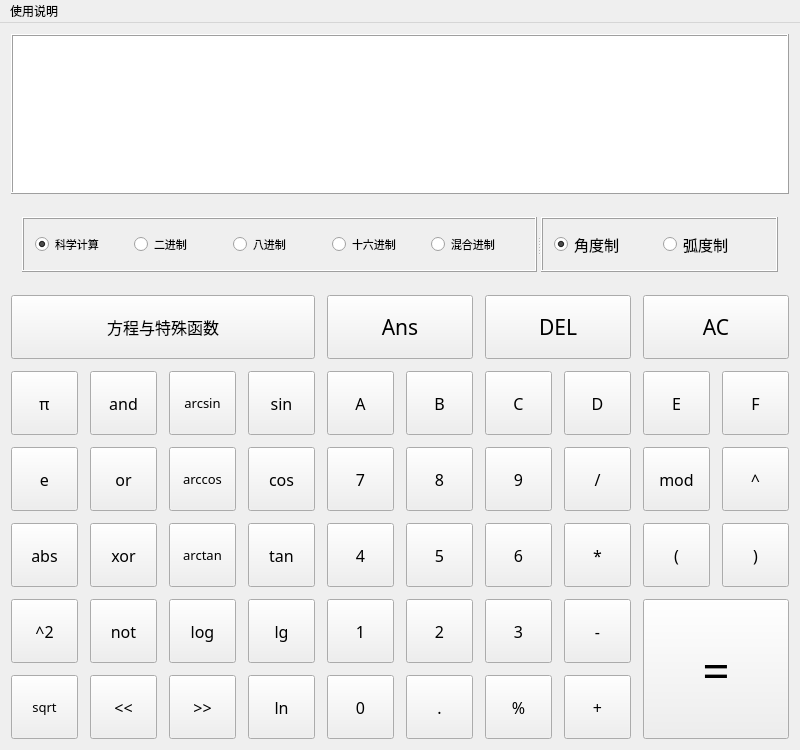
<?xml version="1.0" encoding="UTF-8"?>
<ui version="4.0">
 <class>CalculatorFX</class>
 <widget class="QMainWindow" name="CalculatorFX">
  <property name="geometry">
   <rect>
    <x>0</x>
    <y>0</y>
    <width>800</width>
    <height>750</height>
   </rect>
  </property>
  <property name="sizePolicy">
   <sizepolicy hsizetype="Expanding" vsizetype="Expanding">
    <horstretch>0</horstretch>
    <verstretch>0</verstretch>
   </sizepolicy>
  </property>
  <property name="minimumSize">
   <size>
    <width>800</width>
    <height>750</height>
   </size>
  </property>
  <property name="windowTitle">
   <string>CalculatorFX</string>
  </property>
  <widget class="QWidget" name="centralWidget">
   <property name="sizePolicy">
    <sizepolicy hsizetype="Expanding" vsizetype="Expanding">
     <horstretch>0</horstretch>
     <verstretch>0</verstretch>
    </sizepolicy>
   </property>
   <layout class="QGridLayout" name="gridLayout">
    <property name="spacing">
     <number>12</number>
    </property>
    <item row="2" column="4" colspan="2">
     <widget class="QPushButton" name="pBtn_Ans">
      <property name="sizePolicy">
       <sizepolicy hsizetype="Expanding" vsizetype="Expanding">
        <horstretch>0</horstretch>
        <verstretch>0</verstretch>
       </sizepolicy>
      </property>
      <property name="minimumSize">
       <size>
        <width>70</width>
        <height>25</height>
       </size>
      </property>
      <property name="font">
       <font>
        <family>微软雅黑</family>
        <pointsize>16</pointsize>
       </font>
      </property>
      <property name="text">
       <string>Ans</string>
      </property>
     </widget>
    </item>
    <item row="2" column="8" colspan="2">
     <widget class="QPushButton" name="pBtn_AC">
      <property name="sizePolicy">
       <sizepolicy hsizetype="Expanding" vsizetype="Expanding">
        <horstretch>0</horstretch>
        <verstretch>0</verstretch>
       </sizepolicy>
      </property>
      <property name="minimumSize">
       <size>
        <width>70</width>
        <height>25</height>
       </size>
      </property>
      <property name="font">
       <font>
        <family>微软雅黑</family>
        <pointsize>16</pointsize>
       </font>
      </property>
      <property name="text">
       <string>AC</string>
      </property>
     </widget>
    </item>
    <item row="3" column="2">
     <widget class="QPushButton" name="pBtn_arcsin">
      <property name="sizePolicy">
       <sizepolicy hsizetype="Expanding" vsizetype="Expanding">
        <horstretch>0</horstretch>
        <verstretch>0</verstretch>
       </sizepolicy>
      </property>
      <property name="minimumSize">
       <size>
        <width>35</width>
        <height>25</height>
       </size>
      </property>
      <property name="font">
       <font>
        <family>微软雅黑</family>
        <pointsize>10</pointsize>
       </font>
      </property>
      <property name="text">
       <string>arcsin</string>
      </property>
     </widget>
    </item>
    <item row="3" column="4">
     <widget class="QPushButton" name="pBtn_A">
      <property name="sizePolicy">
       <sizepolicy hsizetype="Expanding" vsizetype="Expanding">
        <horstretch>0</horstretch>
        <verstretch>0</verstretch>
       </sizepolicy>
      </property>
      <property name="minimumSize">
       <size>
        <width>35</width>
        <height>25</height>
       </size>
      </property>
      <property name="font">
       <font>
        <family>微软雅黑</family>
        <pointsize>12</pointsize>
       </font>
      </property>
      <property name="text">
       <string>A</string>
      </property>
     </widget>
    </item>
    <item row="3" column="6">
     <widget class="QPushButton" name="pBtn_C">
      <property name="sizePolicy">
       <sizepolicy hsizetype="Expanding" vsizetype="Expanding">
        <horstretch>0</horstretch>
        <verstretch>0</verstretch>
       </sizepolicy>
      </property>
      <property name="minimumSize">
       <size>
        <width>35</width>
        <height>25</height>
       </size>
      </property>
      <property name="font">
       <font>
        <family>微软雅黑</family>
        <pointsize>12</pointsize>
       </font>
      </property>
      <property name="text">
       <string>C</string>
      </property>
     </widget>
    </item>
    <item row="3" column="1">
     <widget class="QPushButton" name="pBtn_and">
      <property name="sizePolicy">
       <sizepolicy hsizetype="Expanding" vsizetype="Expanding">
        <horstretch>0</horstretch>
        <verstretch>0</verstretch>
       </sizepolicy>
      </property>
      <property name="minimumSize">
       <size>
        <width>35</width>
        <height>25</height>
       </size>
      </property>
      <property name="font">
       <font>
        <family>微软雅黑</family>
        <pointsize>12</pointsize>
       </font>
      </property>
      <property name="text">
       <string>and</string>
      </property>
     </widget>
    </item>
    <item row="3" column="3">
     <widget class="QPushButton" name="pBtn_sin">
      <property name="sizePolicy">
       <sizepolicy hsizetype="Expanding" vsizetype="Expanding">
        <horstretch>0</horstretch>
        <verstretch>0</verstretch>
       </sizepolicy>
      </property>
      <property name="minimumSize">
       <size>
        <width>35</width>
        <height>25</height>
       </size>
      </property>
      <property name="font">
       <font>
        <family>微软雅黑</family>
        <pointsize>12</pointsize>
       </font>
      </property>
      <property name="text">
       <string>sin</string>
      </property>
     </widget>
    </item>
    <item row="3" column="8">
     <widget class="QPushButton" name="pBtn_E">
      <property name="sizePolicy">
       <sizepolicy hsizetype="Expanding" vsizetype="Expanding">
        <horstretch>0</horstretch>
        <verstretch>0</verstretch>
       </sizepolicy>
      </property>
      <property name="minimumSize">
       <size>
        <width>35</width>
        <height>25</height>
       </size>
      </property>
      <property name="font">
       <font>
        <family>微软雅黑</family>
        <pointsize>12</pointsize>
       </font>
      </property>
      <property name="text">
       <string>E</string>
      </property>
     </widget>
    </item>
    <item row="3" column="9">
     <widget class="QPushButton" name="pBtn_F">
      <property name="sizePolicy">
       <sizepolicy hsizetype="Expanding" vsizetype="Expanding">
        <horstretch>0</horstretch>
        <verstretch>0</verstretch>
       </sizepolicy>
      </property>
      <property name="minimumSize">
       <size>
        <width>35</width>
        <height>25</height>
       </size>
      </property>
      <property name="font">
       <font>
        <family>微软雅黑</family>
        <pointsize>12</pointsize>
       </font>
      </property>
      <property name="text">
       <string>F</string>
      </property>
     </widget>
    </item>
    <item row="3" column="7">
     <widget class="QPushButton" name="pBtn_D">
      <property name="sizePolicy">
       <sizepolicy hsizetype="Expanding" vsizetype="Expanding">
        <horstretch>0</horstretch>
        <verstretch>0</verstretch>
       </sizepolicy>
      </property>
      <property name="minimumSize">
       <size>
        <width>35</width>
        <height>25</height>
       </size>
      </property>
      <property name="font">
       <font>
        <family>微软雅黑</family>
        <pointsize>12</pointsize>
       </font>
      </property>
      <property name="text">
       <string>D</string>
      </property>
     </widget>
    </item>
    <item row="4" column="1">
     <widget class="QPushButton" name="pBtn_or">
      <property name="sizePolicy">
       <sizepolicy hsizetype="Expanding" vsizetype="Expanding">
        <horstretch>0</horstretch>
        <verstretch>0</verstretch>
       </sizepolicy>
      </property>
      <property name="minimumSize">
       <size>
        <width>35</width>
        <height>25</height>
       </size>
      </property>
      <property name="font">
       <font>
        <family>微软雅黑</family>
        <pointsize>12</pointsize>
       </font>
      </property>
      <property name="text">
       <string>or</string>
      </property>
     </widget>
    </item>
    <item row="3" column="5">
     <widget class="QPushButton" name="pBtn_B">
      <property name="sizePolicy">
       <sizepolicy hsizetype="Expanding" vsizetype="Expanding">
        <horstretch>0</horstretch>
        <verstretch>0</verstretch>
       </sizepolicy>
      </property>
      <property name="minimumSize">
       <size>
        <width>35</width>
        <height>25</height>
       </size>
      </property>
      <property name="font">
       <font>
        <family>微软雅黑</family>
        <pointsize>12</pointsize>
       </font>
      </property>
      <property name="text">
       <string>B</string>
      </property>
     </widget>
    </item>
    <item row="2" column="0" colspan="4">
     <widget class="QToolButton" name="tBtn_function">
      <property name="sizePolicy">
       <sizepolicy hsizetype="Expanding" vsizetype="Expanding">
        <horstretch>0</horstretch>
        <verstretch>0</verstretch>
       </sizepolicy>
      </property>
      <property name="minimumSize">
       <size>
        <width>105</width>
        <height>25</height>
       </size>
      </property>
      <property name="font">
       <font>
        <family>微软雅黑</family>
        <pointsize>12</pointsize>
       </font>
      </property>
      <property name="text">
       <string>方程与特殊函数</string>
      </property>
      <property name="popupMode">
       <enum>QToolButton::InstantPopup</enum>
      </property>
      <property name="toolButtonStyle">
       <enum>Qt::ToolButtonTextOnly</enum>
      </property>
      <property name="autoRaise">
       <bool>false</bool>
      </property>
      <property name="arrowType">
       <enum>Qt::DownArrow</enum>
      </property>
     </widget>
    </item>
    <item row="4" column="2">
     <widget class="QPushButton" name="pBtn_arccos">
      <property name="sizePolicy">
       <sizepolicy hsizetype="Expanding" vsizetype="Expanding">
        <horstretch>0</horstretch>
        <verstretch>0</verstretch>
       </sizepolicy>
      </property>
      <property name="minimumSize">
       <size>
        <width>35</width>
        <height>25</height>
       </size>
      </property>
      <property name="font">
       <font>
        <family>微软雅黑</family>
        <pointsize>10</pointsize>
       </font>
      </property>
      <property name="text">
       <string>arccos</string>
      </property>
     </widget>
    </item>
    <item row="4" column="3">
     <widget class="QPushButton" name="pBtn_cos">
      <property name="sizePolicy">
       <sizepolicy hsizetype="Expanding" vsizetype="Expanding">
        <horstretch>0</horstretch>
        <verstretch>0</verstretch>
       </sizepolicy>
      </property>
      <property name="minimumSize">
       <size>
        <width>35</width>
        <height>25</height>
       </size>
      </property>
      <property name="font">
       <font>
        <family>微软雅黑</family>
        <pointsize>12</pointsize>
       </font>
      </property>
      <property name="text">
       <string>cos</string>
      </property>
     </widget>
    </item>
    <item row="2" column="6" colspan="2">
     <widget class="QPushButton" name="pBtn_DEL">
      <property name="sizePolicy">
       <sizepolicy hsizetype="Expanding" vsizetype="Expanding">
        <horstretch>0</horstretch>
        <verstretch>0</verstretch>
       </sizepolicy>
      </property>
      <property name="minimumSize">
       <size>
        <width>70</width>
        <height>25</height>
       </size>
      </property>
      <property name="font">
       <font>
        <family>微软雅黑</family>
        <pointsize>16</pointsize>
       </font>
      </property>
      <property name="text">
       <string>DEL</string>
      </property>
     </widget>
    </item>
    <item row="3" column="0">
     <widget class="QPushButton" name="pBtn_pi">
      <property name="sizePolicy">
       <sizepolicy hsizetype="Expanding" vsizetype="Expanding">
        <horstretch>0</horstretch>
        <verstretch>0</verstretch>
       </sizepolicy>
      </property>
      <property name="minimumSize">
       <size>
        <width>35</width>
        <height>25</height>
       </size>
      </property>
      <property name="font">
       <font>
        <family>微软雅黑</family>
        <pointsize>12</pointsize>
       </font>
      </property>
      <property name="text">
       <string>π</string>
      </property>
     </widget>
    </item>
    <item row="4" column="0">
     <widget class="QPushButton" name="pBtn_e">
      <property name="sizePolicy">
       <sizepolicy hsizetype="Expanding" vsizetype="Expanding">
        <horstretch>0</horstretch>
        <verstretch>0</verstretch>
       </sizepolicy>
      </property>
      <property name="minimumSize">
       <size>
        <width>35</width>
        <height>25</height>
       </size>
      </property>
      <property name="font">
       <font>
        <family>微软雅黑</family>
        <pointsize>12</pointsize>
        <italic>false</italic>
       </font>
      </property>
      <property name="text">
       <string>e</string>
      </property>
     </widget>
    </item>
    <item row="4" column="4">
     <widget class="QPushButton" name="pBtn_7">
      <property name="sizePolicy">
       <sizepolicy hsizetype="Expanding" vsizetype="Expanding">
        <horstretch>0</horstretch>
        <verstretch>0</verstretch>
       </sizepolicy>
      </property>
      <property name="minimumSize">
       <size>
        <width>35</width>
        <height>25</height>
       </size>
      </property>
      <property name="font">
       <font>
        <family>微软雅黑</family>
        <pointsize>12</pointsize>
       </font>
      </property>
      <property name="text">
       <string>7</string>
      </property>
     </widget>
    </item>
    <item row="6" column="8" rowspan="2" colspan="2">
     <widget class="QPushButton" name="pBtn_equal">
      <property name="sizePolicy">
       <sizepolicy hsizetype="Expanding" vsizetype="Expanding">
        <horstretch>0</horstretch>
        <verstretch>0</verstretch>
       </sizepolicy>
      </property>
      <property name="minimumSize">
       <size>
        <width>35</width>
        <height>25</height>
       </size>
      </property>
      <property name="font">
       <font>
        <family>微软雅黑</family>
        <pointsize>36</pointsize>
       </font>
      </property>
      <property name="text">
       <string>=</string>
      </property>
     </widget>
    </item>
    <item row="4" column="6">
     <widget class="QPushButton" name="pBtn_9">
      <property name="sizePolicy">
       <sizepolicy hsizetype="Expanding" vsizetype="Expanding">
        <horstretch>0</horstretch>
        <verstretch>0</verstretch>
       </sizepolicy>
      </property>
      <property name="minimumSize">
       <size>
        <width>35</width>
        <height>25</height>
       </size>
      </property>
      <property name="font">
       <font>
        <family>微软雅黑</family>
        <pointsize>12</pointsize>
       </font>
      </property>
      <property name="text">
       <string>9</string>
      </property>
     </widget>
    </item>
    <item row="5" column="3">
     <widget class="QPushButton" name="pBtn_tan">
      <property name="sizePolicy">
       <sizepolicy hsizetype="Expanding" vsizetype="Expanding">
        <horstretch>0</horstretch>
        <verstretch>0</verstretch>
       </sizepolicy>
      </property>
      <property name="minimumSize">
       <size>
        <width>35</width>
        <height>25</height>
       </size>
      </property>
      <property name="font">
       <font>
        <family>微软雅黑</family>
        <pointsize>12</pointsize>
       </font>
      </property>
      <property name="text">
       <string>tan</string>
      </property>
     </widget>
    </item>
    <item row="5" column="0">
     <widget class="QPushButton" name="pBtn_abs">
      <property name="sizePolicy">
       <sizepolicy hsizetype="Expanding" vsizetype="Expanding">
        <horstretch>0</horstretch>
        <verstretch>0</verstretch>
       </sizepolicy>
      </property>
      <property name="minimumSize">
       <size>
        <width>35</width>
        <height>25</height>
       </size>
      </property>
      <property name="font">
       <font>
        <family>微软雅黑</family>
        <pointsize>12</pointsize>
       </font>
      </property>
      <property name="text">
       <string>abs</string>
      </property>
     </widget>
    </item>
    <item row="6" column="6">
     <widget class="QPushButton" name="pBtn_3">
      <property name="sizePolicy">
       <sizepolicy hsizetype="Expanding" vsizetype="Expanding">
        <horstretch>0</horstretch>
        <verstretch>0</verstretch>
       </sizepolicy>
      </property>
      <property name="minimumSize">
       <size>
        <width>35</width>
        <height>25</height>
       </size>
      </property>
      <property name="font">
       <font>
        <family>微软雅黑</family>
        <pointsize>12</pointsize>
       </font>
      </property>
      <property name="text">
       <string>3</string>
      </property>
     </widget>
    </item>
    <item row="5" column="1">
     <widget class="QPushButton" name="pBtn_xor">
      <property name="sizePolicy">
       <sizepolicy hsizetype="Expanding" vsizetype="Expanding">
        <horstretch>0</horstretch>
        <verstretch>0</verstretch>
       </sizepolicy>
      </property>
      <property name="minimumSize">
       <size>
        <width>35</width>
        <height>25</height>
       </size>
      </property>
      <property name="font">
       <font>
        <family>微软雅黑</family>
        <pointsize>12</pointsize>
       </font>
      </property>
      <property name="text">
       <string>xor</string>
      </property>
     </widget>
    </item>
    <item row="5" column="9">
     <widget class="QPushButton" name="pBtn_rbracket">
      <property name="sizePolicy">
       <sizepolicy hsizetype="Expanding" vsizetype="Expanding">
        <horstretch>0</horstretch>
        <verstretch>0</verstretch>
       </sizepolicy>
      </property>
      <property name="minimumSize">
       <size>
        <width>35</width>
        <height>25</height>
       </size>
      </property>
      <property name="font">
       <font>
        <family>微软雅黑</family>
        <pointsize>12</pointsize>
       </font>
      </property>
      <property name="text">
       <string>)</string>
      </property>
     </widget>
    </item>
    <item row="7" column="1">
     <widget class="QPushButton" name="pBtn_sll">
      <property name="sizePolicy">
       <sizepolicy hsizetype="Expanding" vsizetype="Expanding">
        <horstretch>0</horstretch>
        <verstretch>0</verstretch>
       </sizepolicy>
      </property>
      <property name="minimumSize">
       <size>
        <width>35</width>
        <height>25</height>
       </size>
      </property>
      <property name="font">
       <font>
        <family>微软雅黑</family>
        <pointsize>12</pointsize>
       </font>
      </property>
      <property name="text">
       <string>&lt;&lt;</string>
      </property>
     </widget>
    </item>
    <item row="7" column="2">
     <widget class="QPushButton" name="pBtn_sra">
      <property name="sizePolicy">
       <sizepolicy hsizetype="Expanding" vsizetype="Expanding">
        <horstretch>0</horstretch>
        <verstretch>0</verstretch>
       </sizepolicy>
      </property>
      <property name="minimumSize">
       <size>
        <width>35</width>
        <height>25</height>
       </size>
      </property>
      <property name="font">
       <font>
        <family>微软雅黑</family>
        <pointsize>12</pointsize>
       </font>
      </property>
      <property name="text">
       <string>&gt;&gt;</string>
      </property>
     </widget>
    </item>
    <item row="5" column="4">
     <widget class="QPushButton" name="pBtn_4">
      <property name="sizePolicy">
       <sizepolicy hsizetype="Expanding" vsizetype="Expanding">
        <horstretch>0</horstretch>
        <verstretch>0</verstretch>
       </sizepolicy>
      </property>
      <property name="minimumSize">
       <size>
        <width>35</width>
        <height>25</height>
       </size>
      </property>
      <property name="font">
       <font>
        <family>微软雅黑</family>
        <pointsize>12</pointsize>
       </font>
      </property>
      <property name="text">
       <string>4</string>
      </property>
     </widget>
    </item>
    <item row="7" column="3">
     <widget class="QPushButton" name="pBtn_ln">
      <property name="sizePolicy">
       <sizepolicy hsizetype="Expanding" vsizetype="Expanding">
        <horstretch>0</horstretch>
        <verstretch>0</verstretch>
       </sizepolicy>
      </property>
      <property name="minimumSize">
       <size>
        <width>35</width>
        <height>25</height>
       </size>
      </property>
      <property name="font">
       <font>
        <family>微软雅黑</family>
        <pointsize>12</pointsize>
       </font>
      </property>
      <property name="text">
       <string>ln</string>
      </property>
     </widget>
    </item>
    <item row="4" column="7">
     <widget class="QPushButton" name="pBtn_div">
      <property name="sizePolicy">
       <sizepolicy hsizetype="Expanding" vsizetype="Expanding">
        <horstretch>0</horstretch>
        <verstretch>0</verstretch>
       </sizepolicy>
      </property>
      <property name="minimumSize">
       <size>
        <width>35</width>
        <height>25</height>
       </size>
      </property>
      <property name="font">
       <font>
        <family>微软雅黑</family>
        <pointsize>12</pointsize>
       </font>
      </property>
      <property name="text">
       <string>/</string>
      </property>
     </widget>
    </item>
    <item row="6" column="7">
     <widget class="QPushButton" name="pBtn_sub">
      <property name="sizePolicy">
       <sizepolicy hsizetype="Expanding" vsizetype="Expanding">
        <horstretch>0</horstretch>
        <verstretch>0</verstretch>
       </sizepolicy>
      </property>
      <property name="minimumSize">
       <size>
        <width>35</width>
        <height>25</height>
       </size>
      </property>
      <property name="font">
       <font>
        <family>微软雅黑</family>
        <pointsize>12</pointsize>
       </font>
      </property>
      <property name="text">
       <string>-</string>
      </property>
     </widget>
    </item>
    <item row="6" column="0">
     <widget class="QPushButton" name="pBtn_square">
      <property name="sizePolicy">
       <sizepolicy hsizetype="Expanding" vsizetype="Expanding">
        <horstretch>0</horstretch>
        <verstretch>0</verstretch>
       </sizepolicy>
      </property>
      <property name="minimumSize">
       <size>
        <width>35</width>
        <height>25</height>
       </size>
      </property>
      <property name="font">
       <font>
        <family>微软雅黑</family>
        <pointsize>12</pointsize>
       </font>
      </property>
      <property name="text">
       <string>^2</string>
      </property>
     </widget>
    </item>
    <item row="7" column="4">
     <widget class="QPushButton" name="pBtn_0">
      <property name="sizePolicy">
       <sizepolicy hsizetype="Expanding" vsizetype="Expanding">
        <horstretch>0</horstretch>
        <verstretch>0</verstretch>
       </sizepolicy>
      </property>
      <property name="minimumSize">
       <size>
        <width>35</width>
        <height>25</height>
       </size>
      </property>
      <property name="font">
       <font>
        <family>微软雅黑</family>
        <pointsize>12</pointsize>
       </font>
      </property>
      <property name="text">
       <string>0</string>
      </property>
     </widget>
    </item>
    <item row="7" column="5">
     <widget class="QPushButton" name="pBtn_dot">
      <property name="sizePolicy">
       <sizepolicy hsizetype="Expanding" vsizetype="Expanding">
        <horstretch>0</horstretch>
        <verstretch>0</verstretch>
       </sizepolicy>
      </property>
      <property name="minimumSize">
       <size>
        <width>35</width>
        <height>25</height>
       </size>
      </property>
      <property name="font">
       <font>
        <family>微软雅黑</family>
        <pointsize>12</pointsize>
       </font>
      </property>
      <property name="text">
       <string>.</string>
      </property>
     </widget>
    </item>
    <item row="5" column="7">
     <widget class="QPushButton" name="pBtn_mul">
      <property name="sizePolicy">
       <sizepolicy hsizetype="Expanding" vsizetype="Expanding">
        <horstretch>0</horstretch>
        <verstretch>0</verstretch>
       </sizepolicy>
      </property>
      <property name="minimumSize">
       <size>
        <width>35</width>
        <height>25</height>
       </size>
      </property>
      <property name="font">
       <font>
        <family>微软雅黑</family>
        <pointsize>12</pointsize>
       </font>
      </property>
      <property name="text">
       <string>*</string>
      </property>
     </widget>
    </item>
    <item row="5" column="8">
     <widget class="QPushButton" name="pBtn_lBracket">
      <property name="sizePolicy">
       <sizepolicy hsizetype="Expanding" vsizetype="Expanding">
        <horstretch>0</horstretch>
        <verstretch>0</verstretch>
       </sizepolicy>
      </property>
      <property name="minimumSize">
       <size>
        <width>35</width>
        <height>25</height>
       </size>
      </property>
      <property name="font">
       <font>
        <family>微软雅黑</family>
        <pointsize>12</pointsize>
       </font>
      </property>
      <property name="text">
       <string>(</string>
      </property>
     </widget>
    </item>
    <item row="6" column="3">
     <widget class="QPushButton" name="pBtn_lg">
      <property name="sizePolicy">
       <sizepolicy hsizetype="Expanding" vsizetype="Expanding">
        <horstretch>0</horstretch>
        <verstretch>0</verstretch>
       </sizepolicy>
      </property>
      <property name="minimumSize">
       <size>
        <width>35</width>
        <height>25</height>
       </size>
      </property>
      <property name="font">
       <font>
        <family>微软雅黑</family>
        <pointsize>12</pointsize>
       </font>
      </property>
      <property name="text">
       <string>lg</string>
      </property>
     </widget>
    </item>
    <item row="4" column="5">
     <widget class="QPushButton" name="pBtn_8">
      <property name="sizePolicy">
       <sizepolicy hsizetype="Expanding" vsizetype="Expanding">
        <horstretch>0</horstretch>
        <verstretch>0</verstretch>
       </sizepolicy>
      </property>
      <property name="minimumSize">
       <size>
        <width>35</width>
        <height>25</height>
       </size>
      </property>
      <property name="font">
       <font>
        <family>微软雅黑</family>
        <pointsize>12</pointsize>
       </font>
      </property>
      <property name="text">
       <string>8</string>
      </property>
     </widget>
    </item>
    <item row="6" column="5">
     <widget class="QPushButton" name="pBtn_2">
      <property name="sizePolicy">
       <sizepolicy hsizetype="Expanding" vsizetype="Expanding">
        <horstretch>0</horstretch>
        <verstretch>0</verstretch>
       </sizepolicy>
      </property>
      <property name="minimumSize">
       <size>
        <width>35</width>
        <height>25</height>
       </size>
      </property>
      <property name="font">
       <font>
        <family>微软雅黑</family>
        <pointsize>12</pointsize>
       </font>
      </property>
      <property name="text">
       <string>2</string>
      </property>
     </widget>
    </item>
    <item row="5" column="6">
     <widget class="QPushButton" name="pBtn_6">
      <property name="sizePolicy">
       <sizepolicy hsizetype="Expanding" vsizetype="Expanding">
        <horstretch>0</horstretch>
        <verstretch>0</verstretch>
       </sizepolicy>
      </property>
      <property name="minimumSize">
       <size>
        <width>35</width>
        <height>25</height>
       </size>
      </property>
      <property name="font">
       <font>
        <family>微软雅黑</family>
        <pointsize>12</pointsize>
       </font>
      </property>
      <property name="text">
       <string>6</string>
      </property>
     </widget>
    </item>
    <item row="7" column="6">
     <widget class="QPushButton" name="pBtn_percent">
      <property name="sizePolicy">
       <sizepolicy hsizetype="Expanding" vsizetype="Expanding">
        <horstretch>0</horstretch>
        <verstretch>0</verstretch>
       </sizepolicy>
      </property>
      <property name="minimumSize">
       <size>
        <width>35</width>
        <height>25</height>
       </size>
      </property>
      <property name="font">
       <font>
        <family>微软雅黑</family>
        <pointsize>12</pointsize>
       </font>
      </property>
      <property name="text">
       <string>%</string>
      </property>
     </widget>
    </item>
    <item row="5" column="5">
     <widget class="QPushButton" name="pBtn_5">
      <property name="sizePolicy">
       <sizepolicy hsizetype="Expanding" vsizetype="Expanding">
        <horstretch>0</horstretch>
        <verstretch>0</verstretch>
       </sizepolicy>
      </property>
      <property name="minimumSize">
       <size>
        <width>35</width>
        <height>25</height>
       </size>
      </property>
      <property name="font">
       <font>
        <family>微软雅黑</family>
        <pointsize>12</pointsize>
       </font>
      </property>
      <property name="text">
       <string>5</string>
      </property>
     </widget>
    </item>
    <item row="4" column="9">
     <widget class="QPushButton" name="pBtn_power">
      <property name="sizePolicy">
       <sizepolicy hsizetype="Expanding" vsizetype="Expanding">
        <horstretch>0</horstretch>
        <verstretch>0</verstretch>
       </sizepolicy>
      </property>
      <property name="minimumSize">
       <size>
        <width>35</width>
        <height>25</height>
       </size>
      </property>
      <property name="font">
       <font>
        <family>微软雅黑</family>
        <pointsize>12</pointsize>
       </font>
      </property>
      <property name="text">
       <string>^</string>
      </property>
     </widget>
    </item>
    <item row="7" column="0">
     <widget class="QPushButton" name="pBtn_sqrt">
      <property name="sizePolicy">
       <sizepolicy hsizetype="Expanding" vsizetype="Expanding">
        <horstretch>0</horstretch>
        <verstretch>0</verstretch>
       </sizepolicy>
      </property>
      <property name="minimumSize">
       <size>
        <width>35</width>
        <height>25</height>
       </size>
      </property>
      <property name="font">
       <font>
        <family>微软雅黑</family>
        <pointsize>10</pointsize>
       </font>
      </property>
      <property name="text">
       <string>sqrt</string>
      </property>
     </widget>
    </item>
    <item row="4" column="8">
     <widget class="QPushButton" name="pBtn_mod">
      <property name="sizePolicy">
       <sizepolicy hsizetype="Expanding" vsizetype="Expanding">
        <horstretch>0</horstretch>
        <verstretch>0</verstretch>
       </sizepolicy>
      </property>
      <property name="minimumSize">
       <size>
        <width>35</width>
        <height>25</height>
       </size>
      </property>
      <property name="font">
       <font>
        <family>微软雅黑</family>
        <pointsize>12</pointsize>
       </font>
      </property>
      <property name="text">
       <string>mod</string>
      </property>
     </widget>
    </item>
    <item row="5" column="2">
     <widget class="QPushButton" name="pBtn_arctan">
      <property name="sizePolicy">
       <sizepolicy hsizetype="Expanding" vsizetype="Expanding">
        <horstretch>0</horstretch>
        <verstretch>0</verstretch>
       </sizepolicy>
      </property>
      <property name="minimumSize">
       <size>
        <width>35</width>
        <height>25</height>
       </size>
      </property>
      <property name="font">
       <font>
        <family>微软雅黑</family>
        <pointsize>10</pointsize>
       </font>
      </property>
      <property name="text">
       <string>arctan</string>
      </property>
     </widget>
    </item>
    <item row="6" column="1">
     <widget class="QPushButton" name="pBtn_not">
      <property name="sizePolicy">
       <sizepolicy hsizetype="Expanding" vsizetype="Expanding">
        <horstretch>0</horstretch>
        <verstretch>0</verstretch>
       </sizepolicy>
      </property>
      <property name="minimumSize">
       <size>
        <width>35</width>
        <height>25</height>
       </size>
      </property>
      <property name="font">
       <font>
        <family>微软雅黑</family>
        <pointsize>12</pointsize>
       </font>
      </property>
      <property name="text">
       <string>not</string>
      </property>
     </widget>
    </item>
    <item row="6" column="2">
     <widget class="QPushButton" name="pBtn_log">
      <property name="sizePolicy">
       <sizepolicy hsizetype="Expanding" vsizetype="Expanding">
        <horstretch>0</horstretch>
        <verstretch>0</verstretch>
       </sizepolicy>
      </property>
      <property name="minimumSize">
       <size>
        <width>35</width>
        <height>25</height>
       </size>
      </property>
      <property name="font">
       <font>
        <family>微软雅黑</family>
        <pointsize>12</pointsize>
       </font>
      </property>
      <property name="text">
       <string>log</string>
      </property>
     </widget>
    </item>
    <item row="6" column="4">
     <widget class="QPushButton" name="pBtn_1">
      <property name="sizePolicy">
       <sizepolicy hsizetype="Expanding" vsizetype="Expanding">
        <horstretch>0</horstretch>
        <verstretch>0</verstretch>
       </sizepolicy>
      </property>
      <property name="minimumSize">
       <size>
        <width>35</width>
        <height>25</height>
       </size>
      </property>
      <property name="font">
       <font>
        <family>微软雅黑</family>
        <pointsize>12</pointsize>
       </font>
      </property>
      <property name="text">
       <string>1</string>
      </property>
     </widget>
    </item>
    <item row="7" column="7">
     <widget class="QPushButton" name="pBtn_Add">
      <property name="sizePolicy">
       <sizepolicy hsizetype="Expanding" vsizetype="Expanding">
        <horstretch>0</horstretch>
        <verstretch>0</verstretch>
       </sizepolicy>
      </property>
      <property name="minimumSize">
       <size>
        <width>35</width>
        <height>25</height>
       </size>
      </property>
      <property name="font">
       <font>
        <family>微软雅黑</family>
        <pointsize>12</pointsize>
       </font>
      </property>
      <property name="text">
       <string>+</string>
      </property>
     </widget>
    </item>
    <item row="1" column="0" colspan="10">
     <widget class="QWidget" name="widget_options" native="true">
      <layout class="QHBoxLayout" name="horizontalLayout_3">
       <item>
        <widget class="QSplitter" name="splitter">
         <property name="sizePolicy">
          <sizepolicy hsizetype="Expanding" vsizetype="Expanding">
           <horstretch>0</horstretch>
           <verstretch>0</verstretch>
          </sizepolicy>
         </property>
         <property name="orientation">
          <enum>Qt::Horizontal</enum>
         </property>
         <widget class="QFrame" name="frame_calPattern">
          <property name="sizePolicy">
           <sizepolicy hsizetype="Expanding" vsizetype="Expanding">
            <horstretch>0</horstretch>
            <verstretch>0</verstretch>
           </sizepolicy>
          </property>
          <property name="frameShape">
           <enum>QFrame::Box</enum>
          </property>
          <property name="frameShadow">
           <enum>QFrame::Raised</enum>
          </property>
          <layout class="QHBoxLayout" name="horizontalLayout">
           <item>
            <widget class="QRadioButton" name="rBtn_sciCal">
             <property name="sizePolicy">
              <sizepolicy hsizetype="Expanding" vsizetype="Expanding">
               <horstretch>0</horstretch>
               <verstretch>0</verstretch>
              </sizepolicy>
             </property>
             <property name="font">
              <font>
               <family>微软雅黑</family>
               <pointsize>8</pointsize>
              </font>
             </property>
             <property name="text">
              <string>科学计算</string>
             </property>
             <property name="checked">
              <bool>true</bool>
             </property>
             <property name="autoRepeat">
              <bool>false</bool>
             </property>
             <property name="autoExclusive">
              <bool>true</bool>
             </property>
            </widget>
           </item>
           <item>
            <widget class="QRadioButton" name="rBtn_bin">
             <property name="sizePolicy">
              <sizepolicy hsizetype="Expanding" vsizetype="Expanding">
               <horstretch>0</horstretch>
               <verstretch>0</verstretch>
              </sizepolicy>
             </property>
             <property name="font">
              <font>
               <family>微软雅黑</family>
               <pointsize>8</pointsize>
              </font>
             </property>
             <property name="text">
              <string>二进制</string>
             </property>
            </widget>
           </item>
           <item>
            <widget class="QRadioButton" name="rBtn_oct">
             <property name="sizePolicy">
              <sizepolicy hsizetype="Expanding" vsizetype="Expanding">
               <horstretch>0</horstretch>
               <verstretch>0</verstretch>
              </sizepolicy>
             </property>
             <property name="font">
              <font>
               <family>微软雅黑</family>
               <pointsize>8</pointsize>
              </font>
             </property>
             <property name="text">
              <string>八进制</string>
             </property>
            </widget>
           </item>
           <item>
            <widget class="QRadioButton" name="rBtn_hex">
             <property name="sizePolicy">
              <sizepolicy hsizetype="Expanding" vsizetype="Expanding">
               <horstretch>0</horstretch>
               <verstretch>0</verstretch>
              </sizepolicy>
             </property>
             <property name="font">
              <font>
               <family>微软雅黑</family>
               <pointsize>8</pointsize>
              </font>
             </property>
             <property name="text">
              <string>十六进制</string>
             </property>
            </widget>
           </item>
           <item>
            <widget class="QRadioButton" name="rBtn_mix">
             <property name="sizePolicy">
              <sizepolicy hsizetype="Expanding" vsizetype="Expanding">
               <horstretch>0</horstretch>
               <verstretch>0</verstretch>
              </sizepolicy>
             </property>
             <property name="font">
              <font>
               <family>微软雅黑</family>
               <pointsize>8</pointsize>
              </font>
             </property>
             <property name="text">
              <string>混合进制</string>
             </property>
            </widget>
           </item>
          </layout>
         </widget>
         <widget class="QFrame" name="frame_tri">
          <property name="sizePolicy">
           <sizepolicy hsizetype="Expanding" vsizetype="Expanding">
            <horstretch>0</horstretch>
            <verstretch>0</verstretch>
           </sizepolicy>
          </property>
          <property name="frameShape">
           <enum>QFrame::Box</enum>
          </property>
          <property name="frameShadow">
           <enum>QFrame::Raised</enum>
          </property>
          <layout class="QHBoxLayout" name="horizontalLayout_2">
           <item>
            <widget class="QRadioButton" name="rBtn_angle">
             <property name="sizePolicy">
              <sizepolicy hsizetype="Expanding" vsizetype="Expanding">
               <horstretch>0</horstretch>
               <verstretch>0</verstretch>
              </sizepolicy>
             </property>
             <property name="font">
              <font>
               <family>微软雅黑</family>
               <pointsize>11</pointsize>
              </font>
             </property>
             <property name="text">
              <string>角度制</string>
             </property>
             <property name="checked">
              <bool>true</bool>
             </property>
            </widget>
           </item>
           <item>
            <widget class="QRadioButton" name="rBtn_radian">
             <property name="sizePolicy">
              <sizepolicy hsizetype="Expanding" vsizetype="Expanding">
               <horstretch>0</horstretch>
               <verstretch>0</verstretch>
              </sizepolicy>
             </property>
             <property name="font">
              <font>
               <family>微软雅黑</family>
               <pointsize>11</pointsize>
              </font>
             </property>
             <property name="text">
              <string>弧度制</string>
             </property>
            </widget>
           </item>
          </layout>
         </widget>
        </widget>
       </item>
      </layout>
     </widget>
    </item>
    <item row="0" column="0" colspan="10">
     <widget class="QFrame" name="frame_screen">
      <property name="sizePolicy">
       <sizepolicy hsizetype="Expanding" vsizetype="Expanding">
        <horstretch>0</horstretch>
        <verstretch>0</verstretch>
       </sizepolicy>
      </property>
      <property name="minimumSize">
       <size>
        <width>0</width>
        <height>160</height>
       </size>
      </property>
      <property name="frameShape">
       <enum>QFrame::Box</enum>
      </property>
      <property name="frameShadow">
       <enum>QFrame::Raised</enum>
      </property>
      <layout class="QVBoxLayout" name="verticalLayout">
       <property name="spacing">
        <number>0</number>
       </property>
       <property name="leftMargin">
        <number>0</number>
       </property>
       <property name="topMargin">
        <number>0</number>
       </property>
       <property name="rightMargin">
        <number>0</number>
       </property>
       <property name="bottomMargin">
        <number>0</number>
       </property>
       <item>
        <widget class="QLineEdit" name="lineEdit_Input">
         <property name="sizePolicy">
          <sizepolicy hsizetype="Expanding" vsizetype="Expanding">
           <horstretch>0</horstretch>
           <verstretch>0</verstretch>
          </sizepolicy>
         </property>
         <property name="font">
          <font>
           <family>微软雅黑</family>
           <pointsize>16</pointsize>
          </font>
         </property>
         <property name="frame">
          <bool>false</bool>
         </property>
        </widget>
       </item>
       <item>
        <widget class="QLineEdit" name="lineEdit_Result">
         <property name="sizePolicy">
          <sizepolicy hsizetype="Expanding" vsizetype="Expanding">
           <horstretch>0</horstretch>
           <verstretch>0</verstretch>
          </sizepolicy>
         </property>
         <property name="maximumSize">
          <size>
           <width>16777215</width>
           <height>16777215</height>
          </size>
         </property>
         <property name="font">
          <font>
           <family>微软雅黑</family>
           <pointsize>16</pointsize>
          </font>
         </property>
         <property name="layoutDirection">
          <enum>Qt::LeftToRight</enum>
         </property>
         <property name="frame">
          <bool>false</bool>
         </property>
         <property name="alignment">
          <set>Qt::AlignRight|Qt::AlignTrailing|Qt::AlignVCenter</set>
         </property>
         <property name="readOnly">
          <bool>true</bool>
         </property>
         <property name="clearButtonEnabled">
          <bool>false</bool>
         </property>
        </widget>
       </item>
      </layout>
     </widget>
    </item>
   </layout>
  </widget>
  <widget class="QMenuBar" name="menuBar">
   <property name="enabled">
    <bool>true</bool>
   </property>
   <property name="geometry">
    <rect>
     <x>0</x>
     <y>0</y>
     <width>800</width>
     <height>17</height>
    </rect>
   </property>
   <widget class="QMenu" name="menu">
    <property name="title">
     <string>使用说明</string>
    </property>
    <addaction name="instruction"/>
   </widget>
   <addaction name="menu"/>
  </widget>
  <action name="instruction">
   <property name="text">
    <string>查看说明</string>
   </property>
  </action>
 </widget>
 <layoutdefault spacing="6" margin="11"/>
 <resources/>
 <connections/>
</ui>
